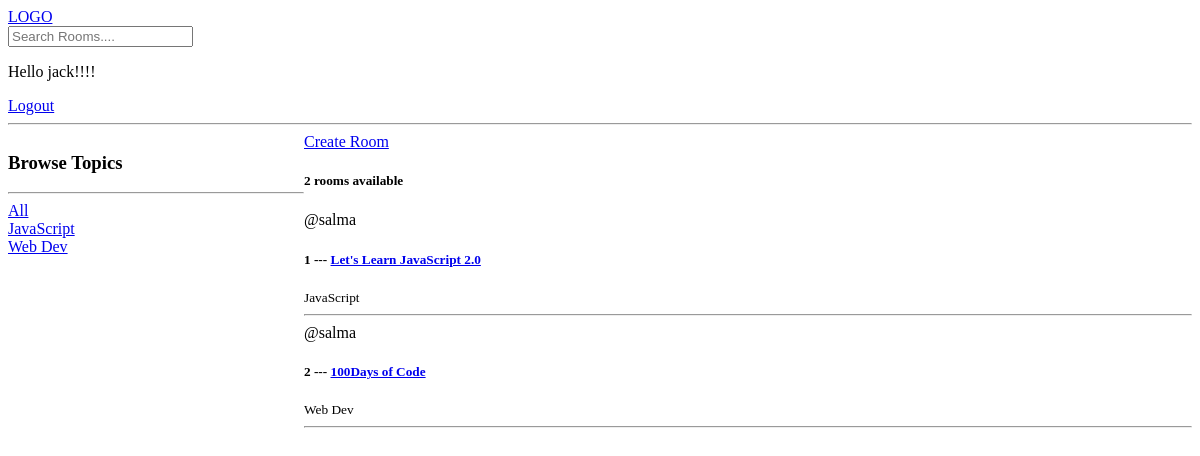
The app's page / (signed in), older data.
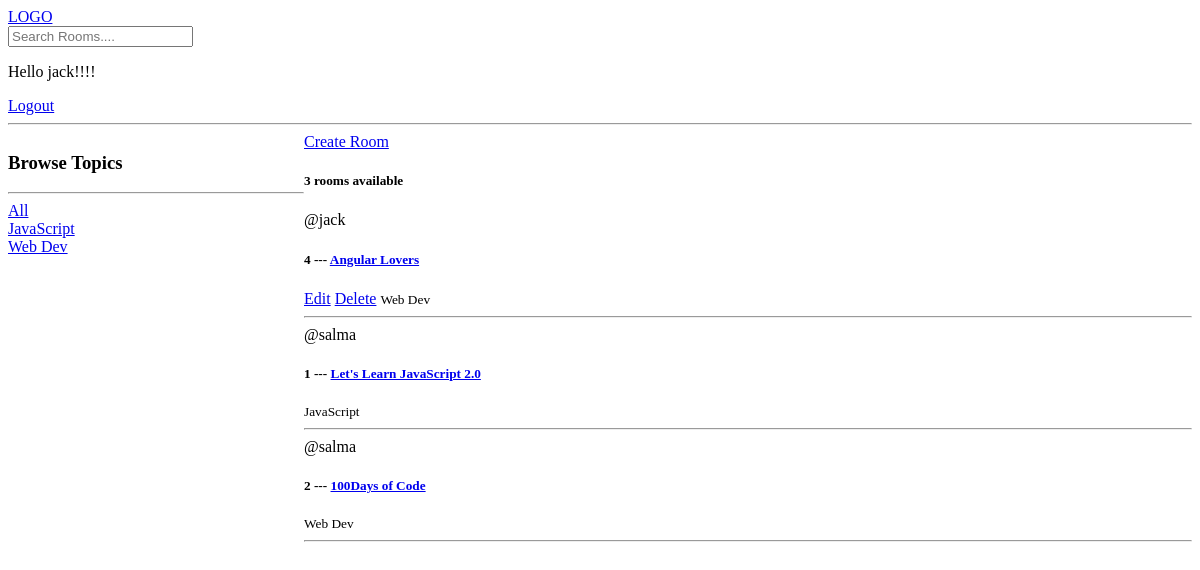
The same page, newer data.
### base/models.py (models this page shows, shortened)
class Topic(models.Model):
    name = models.CharField(max_length=200)

class Room(models.Model):
    host = models.ForeignKey(User, on_delete=models.SET_NULL, null=True)
    topic = models.ForeignKey(Topic, on_delete=models.SET_NULL, null=True)
    name = models.CharField(max_length=200)
    description = models.TextField(null=True, blank=True)
    updated = models.DateTimeField(auto_now=True)
    created = models.DateTimeField(auto_now_add=True)
    class Meta:
        ordering = ['-updated', '-created']

### base/views.py (the view)
# urls.py: path('', views.home, name="home"),
def home(request):
    q = request.GET.get('q') if request.GET.get('q') != None else ''
    rooms = Room.objects.filter(
        Q(topic__name__icontains=q) |
        Q(name__icontains=q) |
        Q(description__icontains=q)
          )
    topics = Topic.objects.all()
    room_count = rooms.count()
    context = {'rooms': rooms, 'topics': topics, 'room_count':room_count}
    return render(request, "base/home.html", context)

### base/templates/base/home.html (shortened to what this page needs)
{% extends 'main.html' %}
{% block content %}
<div class="home-container">
    <div>
        <h3>Browse Topics</h3>
        <hr>
        <div>
            <a href="{% url 'home' %}">All</a>
        </div>
        {% for topic in topics %}
        <div>
            <a href="{% url 'home' %}?q={{topic.name}}">{{topic.name}}</a>
        </div>
        {% endfor %}
    </div>
    <div>
        <div>
            <a href="{% url 'create-room' %}">Create Room</a>
            <h5>{{room_count}} rooms available</h5>
            <div>
                 {% for room in rooms %}
                <span>@{{room.host.username}}</span>
                 <div>
                     <h5>{{room.id}} --- <a  href="{% url 'room' room.id %}">{{room.name}}</a></h5>
                 </div>
                 {% if request.user == room.host %}
                 <a href="{% url 'update-room' room.id %}">Edit</a>
                 <a href="{% url 'delete-room' room.id %}">Delete</a>
                 {% endif %}
                 <small>{{room.topic.name}}</small>
                 <hr>
                 {% endfor %}
            </div>
        </div>
    </div>
</div>
{% endblock content %}

Row changes from the older to the newer data that the page shows:
added Room: host.username "jack", id "4", name "Angular Lovers", shows "Edit", topic.name "Web Dev"
Text that changed along with them:
{{ room_count }}: "2" → "3"
